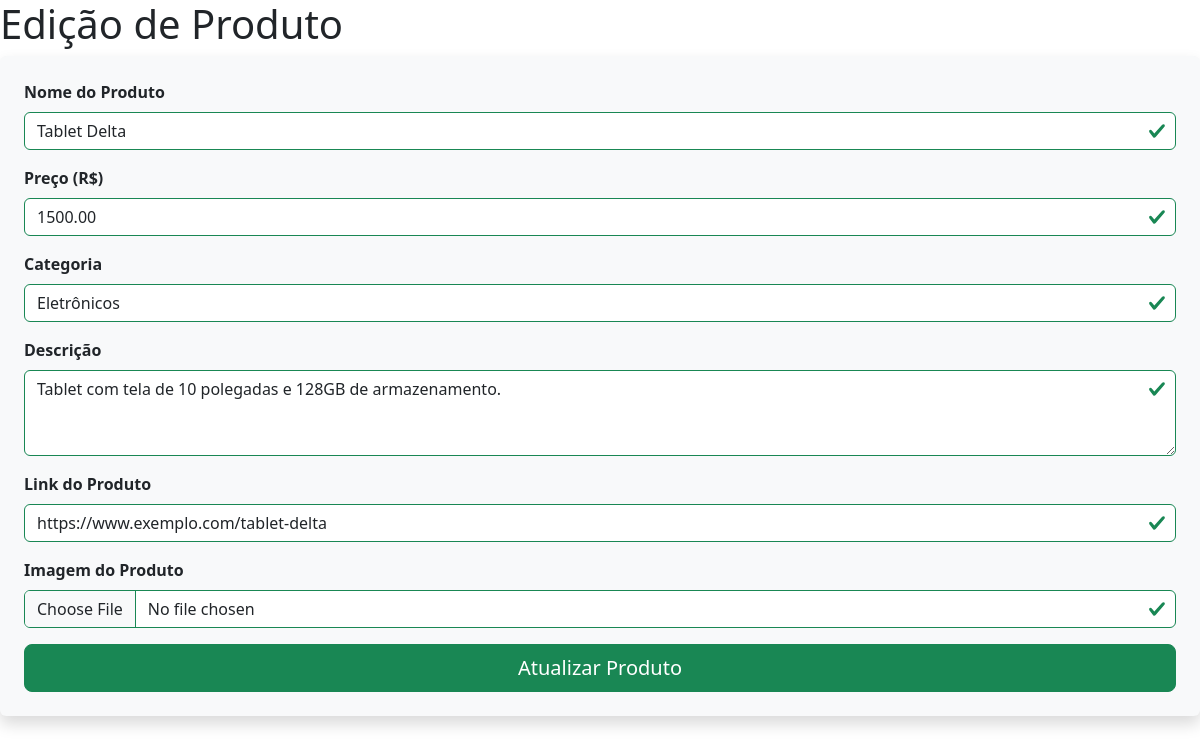
Page /php/editar_produtos.php?id=6 on the earlier database version.
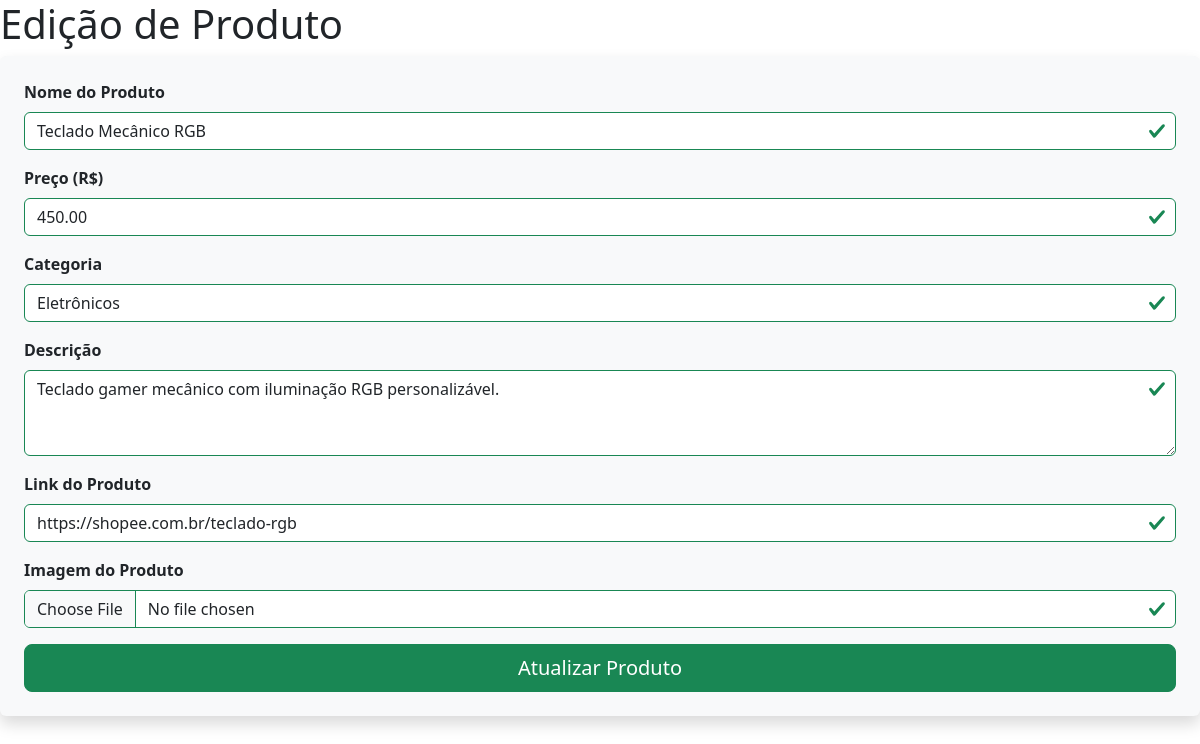
Same page on the later database version.
### tables this page shows
CREATE TABLE IF NOT EXISTS `produtos` (
  `idproduto` INT NOT NULL AUTO_INCREMENT,   
  `nome` VARCHAR(255) NOT NULL,              
  `descricao` TEXT NULL DEFAULT NULL,        
  `preco` DECIMAL(10,2) NOT NULL,            
  `imagem` VARCHAR(255) NULL DEFAULT NULL,   
  `link` VARCHAR(255) NULL DEFAULT NULL,     
  `categoria` VARCHAR(100) NOT NULL,         
  PRIMARY KEY (`idproduto`)                  
);

### php/funcao.php (the view, shortened to what this page needs)
<?php
function conectar()
{
  $servidor = "db";
  $user = "root";
  $password = "123";
  $banco = "shopee";
  return mysqli_connect($servidor, $user, $password, $banco);
}
function editarProduto($id)
{
  $conexao = conectar();
  $sql = "SELECT * FROM `produtos` WHERE idproduto = $id";
  $resultado = mysqli_query($conexao, $sql);
  $produto = mysqli_fetch_assoc($resultado);
  echo "<h1>Edição de Produto</h1>
  <form action='../admin/index.php?pagina=atualizar' method='post' class='was-validated p-4 rounded shadow bg-light' enctype='multipart/form-data' novalidate>
      <input type='hidden' name='idproduto' value='{$produto['idproduto']}'>
      <div class='mb-3'>
        <label for='validationNome' class='form-label fw-bold'>Nome do Produto</label>
        <input type='text' class='form-control' id='validationNome' name='nome' value='{$produto['nome']}' required>
      </div>
      <div class='mb-3'>
        <label for='validationPreco' class='form-label fw-bold'>Preço (R$)</label>
        <input type='number' class='form-control' id='validationPreco' name='preco' step='0.01' min='0' value='{$produto['preco']}' required>
      </div>
      <div class='mb-3'>
        <label for='validationCategoria' class='form-label fw-bold'>Categoria</label>
        <select class='form-control' id='validationCategoria' name='categoria' onchange='mostrarOutraCategoria(this)' required>
          <option value='Eletrônicos' " . ($produto['categoria'] == 'Eletrônicos' ? 'selected' : '') . ">Eletrônicos</option>
          <option value='Roupas' " . ($produto['categoria'] == 'Roupas' ? 'selected' : '') . ">Roupas</option>
          <option value='Acessórios' " . ($produto['categoria'] == 'Acessórios' ? 'selected' : '') . ">Acessórios</option>
          <option value='Casa e Decoração' " . ($produto['categoria'] == 'Casa e Decoração' ? 'selected' : '') . ">Casa e Decoração</option>
          <option value='Outros' " . ($produto['categoria'] == 'Outros' ? 'selected' : '') . ">Outros</option>
        </select>
      </div>
      <div class='mb-3' id='outraCategoriaDiv' style='display: " . ($produto['categoria'] == 'Outros' ? 'block' : 'none') . ";'>
        <input type='text' class='form-control' id='outraCategoria' name='outraCategoria' value='" . ($produto['categoria'] == 'Outros' ? $produto['categoria'] : '') . "' placeholder='Digite uma nova categoria'>
      </div>
      <div class='mb-3'>
        <label for='validationDescricao' class='form-label fw-bold'>Descrição</label>
        <textarea class='form-control' id='validationDescricao' name='descricao' rows='3' required>{$produto['descricao']}</textarea>
      </div>
      <div class='mb-3'>
        <label for='validationLink' class='form-label fw-bold'>Link do Produto</label>
        <input type='url' class='form-control' id='validationLink' name='link' value='{$produto['link']}' required>
      </div>
      <div class='mb-3'>
        <label for='validationImagem' class='form-label fw-bold'>Imagem do Produto</label>
        <input type='file' class='form-control' id='validationImagem' name='imagem' accept='image/*'>
      </div>
      <div class='d-grid'>
        <button class='btn btn-success btn-lg' type='submit'>
          <i class='bi bi-check-circle'></i> Atualizar Produto
        </button>
      </div>
    </form>
    <script>
      function mostrarOutraCategoria(select) {
        var outraCategoriaDiv = document.getElementById('outraCategoriaDiv');
        if (select.value === 'Outros') {
          outraCategoriaDiv.style.display = 'block';
        } else {
          outraCategoriaDiv.style.display = 'none';
        }
      }
    </script>";
}

Differences in the rows shown:
changed produtos: nome "Tablet Delta" → "Teclado Mecânico RGB"; preco "1500.00" → "450.00"; descricao "Tablet com tela de 10 polegadas e 128GB de armazenamento." → "Teclado gamer mecânico com iluminação RGB personalizável."; link "https://www.exemplo.com/tablet-delta" → "https://shopee.com.br/teclado-rgb"
